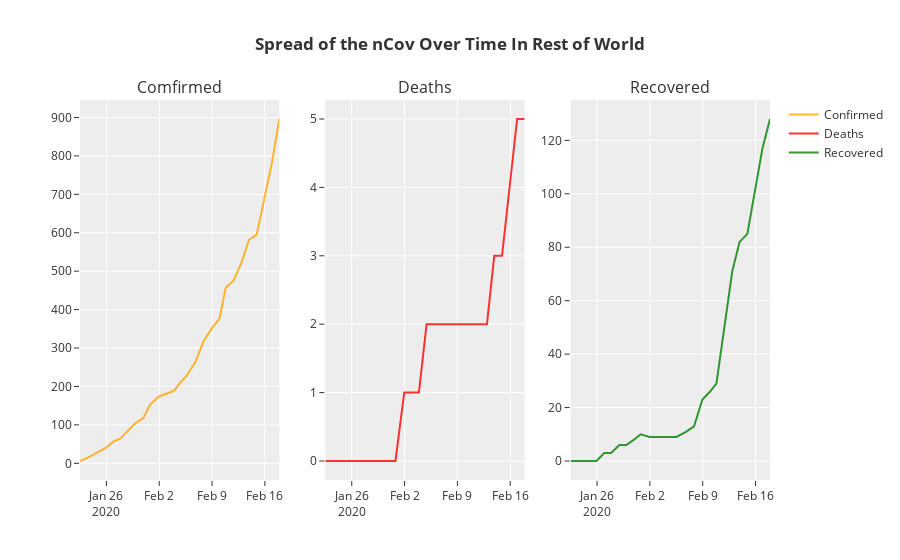

Notebook code cell kept with this figure:
### Markdown cell above
## nCov - Spread over time in Rest of World (Excluding China)

### Code cell
plot = make_subplots(rows=1, cols=3, subplot_titles=("Comfirmed", "Deaths", "Recovered"))

# to plot the spread over time, we would need the data distribution spread over time starting from 22nd Jan 2020
# so we will extract the sub-set from the original data.
rest_of_world_over_time = nCoV_data[(nCoV_data['Country'] != 'China')]
rest_of_world_over_time = rest_of_world_over_time.groupby('Date')['Confirmed','Deaths','Recovered'].sum().reset_index()

subPlot1 = go.Scatter(
                x=rest_of_world_over_time['Date'],
                y=rest_of_world_over_time['Confirmed'],
                name="Confirmed",
                line_color='orange',
                opacity=0.8)

subPlot2 = go.Scatter(
                x=rest_of_world_over_time['Date'],
                y=rest_of_world_over_time['Deaths'],
                name="Deaths",
                line_color='red',
                opacity=0.8)

subPlot3 = go.Scatter(
                x=rest_of_world_over_time['Date'],
                y=rest_of_world_over_time['Recovered'],
                name="Recovered",
                line_color='green',
                opacity=0.8)

plot.append_trace(subPlot1, 1, 1)
plot.append_trace(subPlot2, 1, 2)
plot.append_trace(subPlot3, 1, 3)
plot.update_layout(template="ggplot2", title_text = '<b>Spread of the nCov Over Time In Rest of World</b>')

plot.show()

### Figure 1 — Plotly figure (JSON) as saved in the notebook; plotly's stock layout.template omitted (floating-point values rounded to 4 significant figures)
{"data": [{"line": {"color": "orange"}, "name": "Confirmed", "opacity": 0.8, "type": "scatter", "x": ["2020-01-22T12:00:00", "2020-01-23T12:00:00", "2020-01-24T12:00:00", "2020-01-25T22:00:00", "2020-01-26T23:00:00", "2020-01-27T20:30:00", "2020-01-28T23:00:00", "2020-01-29T21:00:00", "2020-01-30T21:30:00", "2020-01-31T19:00:00", "2020-02-01T23:00:00", "2020-02-02T21:00:00", "2020-02-03T21:40:00", "2020-02-04T22:00:00", "2020-02-05T12:20:00", "2020-02-06T20:05:00", "2020-02-07T20:24:00", "2020-02-08T23:04:00", "2020-02-09T23:20:00", "2020-02-10T19:30:00", "2020-02-11T20:44:00", "2020-02-12T22:00:00", "2020-02-13T21:15:00", "2020-02-14T22:00:00", "2020-02-15T22:00:00", "2020-02-16T22:00:00", "2020-02-17T22:00:00"], "xaxis": "x", "y": [6.0, 14.0, 25.0, 40.0, 57.0, 64.0, 87.0, 105.0, 118.0, 153.0, 174.0, 181.0, 188.0, 213.0, 225.0, 265.0, 317.0, 351.0, 376.0, 457.0, 476.0, 523.0, 581.0, 595.0, 685.0, 780.0, 896.0], "yaxis": "y"}, {"line": {"color": "red"}, "name": "Deaths", "opacity": 0.8, "type": "scatter", "x": ["2020-01-22T12:00:00", "2020-01-23T12:00:00", "2020-01-24T12:00:00", "2020-01-25T22:00:00", "2020-01-26T23:00:00", "2020-01-27T20:30:00", "2020-01-28T23:00:00", "2020-01-29T21:00:00", "2020-01-30T21:30:00", "2020-01-31T19:00:00", "2020-02-01T23:00:00", "2020-02-02T21:00:00", "2020-02-03T21:40:00", "2020-02-04T22:00:00", "2020-02-05T12:20:00", "2020-02-06T20:05:00", "2020-02-07T20:24:00", "2020-02-08T23:04:00", "2020-02-09T23:20:00", "2020-02-10T19:30:00", "2020-02-11T20:44:00", "2020-02-12T22:00:00", "2020-02-13T21:15:00", "2020-02-14T22:00:00", "2020-02-15T22:00:00", "2020-02-16T22:00:00", "2020-02-17T22:00:00"], "xaxis": "x2", "y": [0.0, 0.0, 0.0, 0.0, 0.0, 0.0, 0.0, 0.0, 0.0, 0.0, 1.0, 1.0, 1.0, 2.0, 2.0, 2.0, 2.0, 2.0, 2.0, 2.0, 2.0, 2.0, 3.0, 3.0, 4.0, 5.0, 5.0], "yaxis": "y2"}, {"line": {"color": "green"}, "name": "Recovered", "opacity": 0.8, "type": "scatter", "x": ["2020-01-22T12:00:00", "2020-01-23T12:00:00", "2020-01-24T12:00:00", "2020-01-25T22:00:00", "2020-01-26T23:00:00", "2020-01-27T20:30:00", "2020-01-28T23:00:00", "2020-01-29T21:00:00", "2020-01-30T21:30:00", "2020-01-31T19:00:00", "2020-02-01T23:00:00", "2020-02-02T21:00:00", "2020-02-03T21:40:00", "2020-02-04T22:00:00", "2020-02-05T12:20:00", "2020-02-06T20:05:00", "2020-02-07T20:24:00", "2020-02-08T23:04:00", "2020-02-09T23:20:00", "2020-02-10T19:30:00", "2020-02-11T20:44:00", "2020-02-12T22:00:00", "2020-02-13T21:15:00", "2020-02-14T22:00:00", "2020-02-15T22:00:00", "2020-02-16T22:00:00", "2020-02-17T22:00:00"], "xaxis": "x3", "y": [0.0, 0.0, 0.0, 0.0, 3.0, 3.0, 6.0, 6.0, 8.0, 10.0, 9.0, 9.0, 9.0, 9.0, 9.0, 11.0, 13.0, 23.0, 26.0, 29.0, 51.0, 71.0, 82.0, 85.0, 101.0, 117.0, 128.0], "yaxis": "y3"}], "layout": {"annotations": [{"font": {"size": 16}, "showarrow": false, "text": "Comfirmed", "x": 0.1444, "xanchor": "center", "xref": "paper", "y": 1.0, "yanchor": "bottom", "yref": "paper"}, {"font": {"size": 16}, "showarrow": false, "text": "Deaths", "x": 0.5, "xanchor": "center", "xref": "paper", "y": 1.0, "yanchor": "bottom", "yref": "paper"}, {"font": {"size": 16}, "showarrow": false, "text": "Recovered", "x": 0.8556, "xanchor": "center", "xref": "paper", "y": 1.0, "yanchor": "bottom", "yref": "paper"}], "title": {"text": "<b>Spread of the nCov Over Time In Rest of World</b>"}, "xaxis": {"anchor": "y", "domain": [0.0, 0.2889]}, "xaxis2": {"anchor": "y2", "domain": [0.3556, 0.6444]}, "xaxis3": {"anchor": "y3", "domain": [0.7111, 1.0]}, "yaxis": {"anchor": "x", "domain": [0.0, 1.0]}, "yaxis2": {"anchor": "x2", "domain": [0.0, 1.0]}, "yaxis3": {"anchor": "x3", "domain": [0.0, 1.0]}}}
